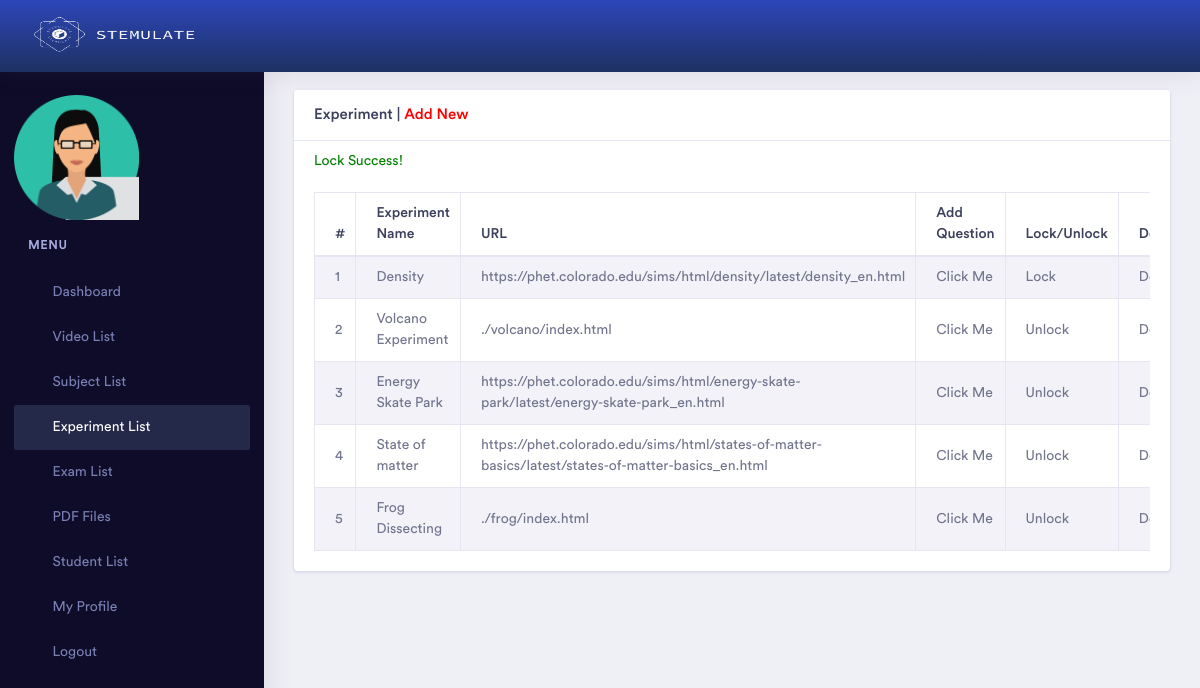
/admin/experiment_list.php?islock=0&id=1 (signed in), run on the app's committed database.
### tables this page shows
CREATE TABLE `experiment` (
  `id` int(11) NOT NULL,
  `subject_id` int(11) NOT NULL,
  `name` varchar(255) NOT NULL,
  `url` varchar(255) NOT NULL,
  `status` int(11) NOT NULL,
  `admin_id` int(11) NOT NULL,
  `description` text NOT NULL,
  `custom` tinyint(1) NOT NULL,
  `islock` tinyint(1) NOT NULL,
  `prev_islock` tinyint(1) NOT NULL
);

### admin/experiment_list.php (the view, shortened to what this page needs)
<?php
    if ($_SESSION['p'] != "") {
?>
<!doctype html>
<html lang="en">
<head>
    <?php include 'head.php'; ?>
</head>
<body>
    <div class="dashboard-main-wrapper">
         <div class="dashboard-header">
            <?php include 'header.php';  ?>
        </div>
       <div class="nav-left-sidebar sidebar-dark">
            <?php include 'left_menu.php'; ?>
        </div>
        <div class="dashboard-wrapper">
            <div class="container-fluid  dashboard-content">
                <div class="row">
                    <div class="col-xl-12 col-lg-12 col-md-12 col-sm-12 col-12">
                        <div class="card">
                            <h5 class="card-header">Experiment | <a href="experiment_add.php" style="color:red;">Add New</a></h5>
                            <span style="padding-left:20px; padding-top:10px;">
                                <?php
                                    include 'db.php';
                                    $admin_id = $_SESSION['id'];
                                    $selectQuery = "SELECT id FROM student WHERE status = 1 and designation = $admin_id ";
                                    $result = mysqli_query($link, $selectQuery);
                                    if(isset($_GET['id'])){
                                        $selectQuery2 = "SELECT name FROM experiment WHERE id = '$_GET[id]' ";
                                        $result2 = mysqli_query($link, $selectQuery2);
                                        $data = mysqli_fetch_assoc($result2);
                                        $name = $data['name'];
                                        $currentDateTime = date('Y-m-d H:i:s');
                                    }
                                    if (isset($_GET['islock']) && isset($_GET['id'])) {
                                        if ($_GET['islock'] == 1) {
                                            $dlt = "UPDATE experiment SET islock = 0 WHERE id = '$_GET[id]'";
                                            mysqli_query($link, $dlt);
                                            echo "<font color='green'>Unlock Success!</font>";
                                            while ($row = mysqli_fetch_assoc($result)) {
                                                $student_id = $row['id'];
                                                $ins = "INSERT INTO notification (student_id, details,isread,created_at) VALUES ('$student_id', '$name is Unlock!' ,'0', '$currentDateTime')";
                                                mysqli_query($link, $ins);
                                            }
                                        } else {
                                            echo "<font color='green'>Lock Success!</font>";
                                        }
                                    }
                                ?>
                            </span>
                            <div class="card-body">
                                <div class="table-responsive">
                                    <table class="table table-striped table-bordered">
                                        <thead>
                                            <tr>
                                                <th>#</th>
                                                <th>Experiment Name</th>
                                                <th>URL</th>
                                                <th>Add Question</th>
                                                <th>Lock/Unlock</th>
                                                <th>Delete</th>
                                            </tr>
                                        </thead>
                                        <tbody>
                                            <?php
                                                include 'db.php';
                                                $sl = 0;
                                                $query = mysqli_query($link, "select * from experiment where status = '1' and admin_id = '$_SESSION[id]' ");
                                                while($data = mysqli_fetch_array($query)) {
                                            ?>
                                            <tr>
                                                <td><?php echo ++$sl; ?></td>
                                                <td><?php echo $data['name']; ?></td>
                                                <td><?php echo $data['url']; ?></td>
                                                <td><a href="question_experiment_add.php?id=<?php echo $data['id']; ?>">Click Me</a></td>
                                                <td>
                                                    <a href="?islock=<?php echo $data['islock']; ?>&id=<?php echo $data['id']; ?>"
                                                        onclick="return confirm('Confirm Action?');">
                                                        <?php echo $data['islock'] > 0 ? 'Unlock':'Lock'; ?>
                                                    </a>
                                                </td>
                                                <td><a href="?isdelete=true&id=<?php echo $data['id']; ?>" onclick="return confirm('Delete Confirm?');">Delete</a></td>
                                            </tr>
                                            <?php } ?>
                                        </tbody>
                                    </table>
                                </div>
                            </div>
                        </div>
                    </div>
                </div>
            </div>
        </div>
    </div>
</body>
</html>
<?php
} else {
    echo "<script>";
    echo "self.location='index.php?msg=<font color=red>Please Login First.</font>';";
    echo "</script>";
}
?>

### data on the page
experiment: name "Density", url "https://phet.colorado.edu/sims/html/density/latest/density_en.html", islock "Lock"
experiment: name "Volcano Experiment", url "./volcano/index.html", islock "Unlock"
experiment: name "Energy Skate Park", url "https://phet.colorado.edu/sims/html/energy-skate-park/latest/energy-skate-park_en.html", islock "Unlock"
experiment: name "State of matter", url "https://phet.colorado.edu/sims/html/states-of-matter-basics/latest/states-of-matter-basics_en.html", islock "Unlock"
experiment: name "Frog Dissecting", url "./frog/index.html", islock "Unlock"
